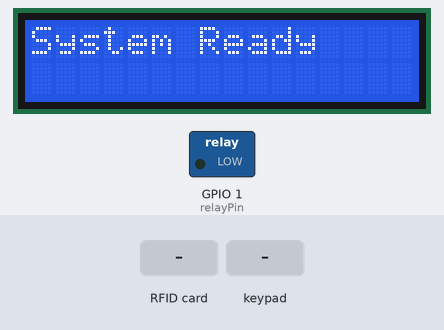
This sketch was run on a simulated ESP32. Parts: 16×2 character LCD, switched loads named in the sketch (green lamp = pin HIGH). The test bench sets the inputs (shaded band). WiFi joins after 1.5 s; servers stay silent unless stated; uploads are accepted with an empty reply; what the sketch prints to the serial monitor is not drawn.

Above: at 3.3 s.
3.4 s: RFID card 5E 7A 19 C4 held to the reader
At 4.2 s:
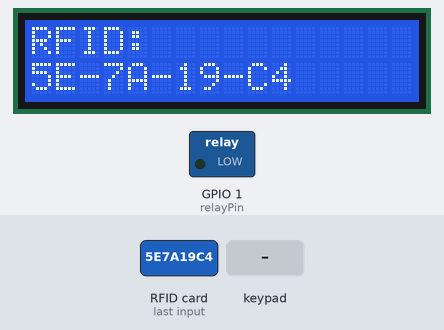
6.4 s: keypad keys 4 5 6 7 * pressed 0.4 s apart
At 7.7 s:
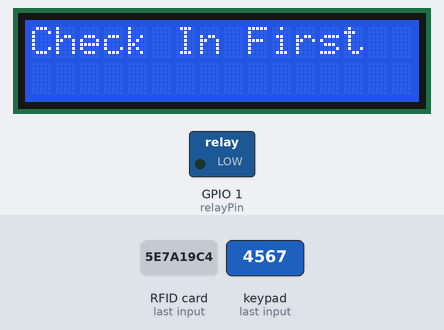
11.4 s: key '1' pressed
12.9 s: key '*' pressed
At 14.1 s:
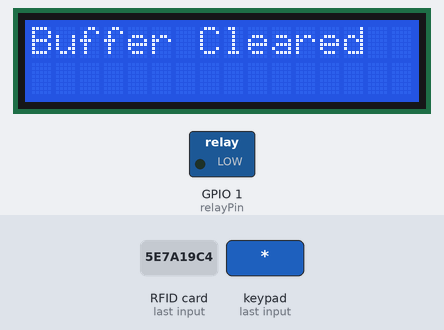
Timing chart, 0 to 15.4 s (numbered marks = the images above; inputs shaded):
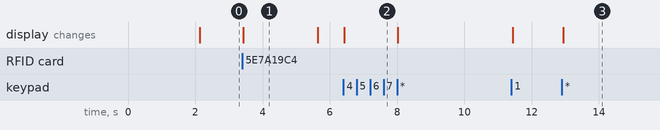

Measured:
- after the input at 3.4 s, the display: changes at once (image 1)
- after the input at 6.4 s, the display: changes at once (image 2)
- after the input at 12.9 s, the display: changes at once (image 3)
- what the display in image 1 shows lasts 2.2 s, from 3.4 s to 5.6 s

The sketch:

esp32.ino
```cpp
#include <WiFi.h>
#include <HTTPClient.h>
#include <SPI.h>
#include <MFRC522.h>
#include <Keypad.h>
#include <Wire.h>
#include <LiquidCrystal_I2C.h>

// WiFi credentials
const char* ssid = "PLDTHOMEFIBR9ZWdG";
const char* password = "PLDTWIFIS2yHq";

// Server address
const char* serverName = "http://192.168.1.7/testing/verify_access.php"; // Update if necessary

// Room location
const char* roomLocation = "Room 1"; // Room name

// RFID setup
#define SS_PIN 10
#define RST_PIN 14
MFRC522 rfid(SS_PIN, RST_PIN);  // Create MFRC522 instance

// Keypad setup
const byte ROWS = 4;
const byte COLS = 3;
char keys[ROWS][COLS] = {
  {'1', '2', '3'},
  {'4', '5', '6'},
  {'7', '8', '9'},
  {'*', '0', '#'}
};
byte rowPins[ROWS] = {4, 5, 6, 7};
byte colPins[COLS] = {8, 3, 46};

Keypad keypad = Keypad(makeKeymap(keys), rowPins, colPins, ROWS, COLS);

// Relay setup
const int relayPin = 1;
const int relayOnDuration = 5000;

// Egress button setup
const int egressButtonPin = 40;  // Pin for the egress button

// LCD setup
LiquidCrystal_I2C lcd(0x27, 16, 2);

// Buffer for keypad input
String inputBuffer = "";
const int MAX_DIGITS = 10;

// Debouncing settings
#define DEBOUNCE_DELAY 50
unsigned long lastDebounceTime = 0;
char lastKey = NO_KEY;

// Check-in status
bool isCheckedIn = false;  // Track if the user is checked in

void setup() {
    Serial.begin(115200);
    SPI.begin(11, 12, 13);
    rfid.PCD_Init();

    pinMode(relayPin, OUTPUT);
    digitalWrite(relayPin, LOW);

    pinMode(egressButtonPin, INPUT_PULLUP);  // Initialize egress button as input with pull-up

    Serial.println("RFID Reader Initialized");

    // Initialize WiFi
    Serial.println("Connecting to WiFi...");
    WiFi.begin(ssid, password);
    while (WiFi.status() != WL_CONNECTED) {
        delay(1000);
        Serial.print(".");
    }
    Serial.println("\nConnected to WiFi");
    Serial.print("ESP32 IP Address: ");
    Serial.println(WiFi.localIP());

    // Initialize the LCD
    Wire.begin(2, 42);
    lcd.init();
    lcd.backlight();
    lcd.setCursor(0, 0);
    lcd.print("System Ready");
}

void loop() {
    if (!rfid.PICC_IsNewCardPresent() || !rfid.PICC_ReadCardSerial()) {
        checkKeypad();

        // Only check the egress button if the user is checked in
        if (isCheckedIn) {
            checkEgressButton();  // Check if the egress button is pressed
        }

    } else {
        String rfidTag = "";
        for (byte i = 0; i < rfid.uid.size; i++) {
            rfidTag += String(rfid.uid.uidByte[i] < 0x10 ? "0" : "");
            rfidTag += String(rfid.uid.uidByte[i], HEX);
            if (i < rfid.uid.size - 1) {
                rfidTag += "-";
            }
        }
        rfidTag.toUpperCase();

        lcd.clear();
        lcd.setCursor(0, 0);
        lcd.print("RFID: ");
        lcd.setCursor(0, 1);
        lcd.print(rfidTag);

        delay(2000);

        String response = sendToServer("rfid=" + rfidTag + "&location=" + String(roomLocation));

        if (response.indexOf("\"status\":\"success\"") != -1) {
            lcd.clear();
            if (isCheckedIn) {
                lcd.setCursor(0, 0);
                lcd.print("Check Out");
                isCheckedIn = false;  // User checked out
            } else {
                lcd.setCursor(0, 0);
                lcd.print("Check In");
                isCheckedIn = true;  // User checked in
            }
            unlockSolenoid();
        } else {
            lcd.clear();
            lcd.setCursor(0, 0);
            lcd.print("Access Denied");
        }
    }
}

void checkKeypad() {
    char key = keypad.getKey();
    if (key) {
        unsigned long currentTime = millis();
        if ((currentTime - lastDebounceTime) > DEBOUNCE_DELAY) {
            lastDebounceTime = currentTime;

            Serial.print("Key Pressed: ");
            Serial.println(key);

            if (key == '#') {
                if (inputBuffer.length() > 0) {
                    String data = "pin=" + inputBuffer + "&location=" + String(roomLocation);

                    Serial.print("Sending to server: ");
                    Serial.println(data);

                    String response = sendToServer(data);

                    if (response.indexOf("\"status\":\"success\"") != -1) {
                        lcd.clear();
                        if (isCheckedIn) {
                            lcd.setCursor(0, 0);
                            lcd.print("Check Out");
                            isCheckedIn = false;  // User checked out
                        } else {
                            lcd.setCursor(0, 0);
                            lcd.print("Check In");
                            isCheckedIn = true;  // User checked in
                        }
                        unlockSolenoid();
                    } else {
                        lcd.clear();
                        lcd.setCursor(0, 0);
                        lcd.print("Access Denied");
                    }

                    inputBuffer = "";
                }
            } else if (key == '*') {
                inputBuffer = "";
                Serial.println("Buffer cleared");
                lcd.clear();
                lcd.setCursor(0, 0);
                lcd.print("Buffer Cleared");
            } else if (isDigit(key)) {
                if (isCheckedIn) { // Allow PIN entry only if the user is checked in
                    if (inputBuffer.length() < MAX_DIGITS) {
                        inputBuffer += key;
                        lcd.clear();
                        lcd.setCursor(0, 0);
                        lcd.print("PIN: ");
                        lcd.setCursor(0, 1);
                        lcd.print(inputBuffer);
                    }
                } else {
                    lcd.clear();
                    lcd.setCursor(0, 0);
                    lcd.print("Check In First");
                }
            }
        }
    }
}


void checkEgressButton() {
    if (isCheckedIn && digitalRead(egressButtonPin) == LOW) {  // Egress button pressed
        Serial.println("Egress button pressed");

        // Unlock the door immediately without sending any data to the server
        lcd.clear();
        lcd.setCursor(0, 0);
        lcd.print("Emergency Exit");
        unlockSolenoid();  // Trigger the relay to unlock the solenoid

        // Wait for a short time to debounce the button press
        delay(1000);
    } else {
        // Uncomment this line if you want to show a message on the LCD when the button is disabled
        // lcd.clear();
        // lcd.setCursor(0, 0);
        // lcd.print("Button Disabled");
    }
}

String sendToServer(String data) {
    String response = "";

    if (WiFi.status() == WL_CONNECTED) {
        WiFiClient client;
        HTTPClient http;

        http.begin(client, serverName);
        http.addHeader("Content-Type", "application/x-www-form-urlencoded");

        String httpRequestData = data;
        Serial.print("Sending HTTP POST request: ");
        Serial.println(httpRequestData);

        int httpResponseCode = http.POST(httpRequestData);

        if (httpResponseCode > 0) {
            response = http.getString();
            Serial.print("Response code: ");
            Serial.println(httpResponseCode);
            Serial.print("Response: ");
            Serial.println(response);
        } else {
            Serial.print("Error code: ");
            Serial.println(httpResponseCode);
        }

        http.end();
    }

    return response;
}

void unlockSolenoid() {
    digitalWrite(relayPin, HIGH);
    delay(relayOnDuration);
    digitalWrite(relayPin, LOW);
}
```
